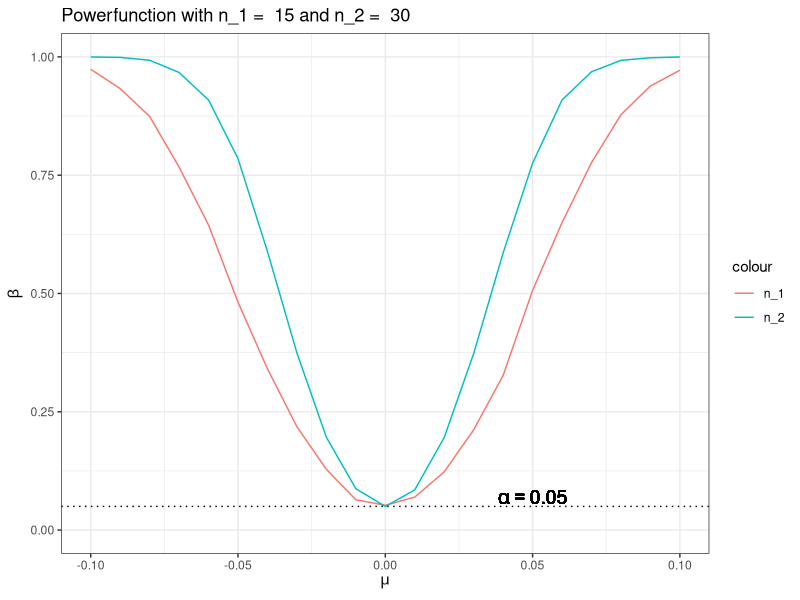

This figure's R source:
#Powerfunction - Version: 20.10.2019
library("tidyverse")

#Function that returns a vector around mu_0 
mu_vec <- function(mu_0){
  mu_upper <- seq (from = mu_0, to = mu_0+0.1, by=0.01)
  mu_lower <- seq (from = mu_0-0.1, to = mu_0, by=0.01)
  mu <- unique(sort(c(mu_lower, mu_upper)))
}

#Powerfunction that returns a vector with beta-Values
powerfunction <- function(mu_0, sigma, alpha, n, R){
  #Create a vetor around mu_0
  mu <- mu_vec(mu_0)
  
  #Create an empty Matrix that will hold the D-values for different levels of mu
  D_mat <- matrix(nrow = R, ncol = length(mu))
  
  #Create an empty vector that will hold the beta-values
  b_vec <- integer(length(mu))
  
  #Fill the Matrix and the beta-vector
  for (m in 1:length(mu)) {
    for (r in 1:R) { 
      data <- rnorm(n, mu[m], sigma)
      Zobs <- (sqrt(n)*(mean(data)- mu_0))/sigma
      Zcrit <- qnorm(p = 1-alpha/2)
      if(abs(Zobs) > Zcrit) {
        D_mat[r,m] <- 1
      } else {
        D_mat[r,m] <- 0
      } 
    } 
    b_vec[m] <- mean(D_mat[,m])
  }
  
  return(b_vec)
}

#Function to create a dataset for different levels of mu and n
createData <- function(mu_0, n, alpha){
  ret <- data.frame("mu" = mu_vec(mu_0), 
                    "bet"= powerfunction(mu_0=mu_0, sigma=0.1, alpha=alpha, n=n, R=10000))
  return (ret)
}

#Function to plot the powerfunction for a given n
plotTest <- function(mu_0, n, alpha){
  
  da <- createData(mu_0, n, alpha)
  ggplot(data=da, aes(x=da$mu, y=da$bet)) +
    geom_line() +
    geom_hline(yintercept=alpha, lty=3) +
    geom_text(aes(x=mu_0+0.05, y=alpha+0.02, 
                  label=paste('alpha==', toString(alpha), sep="")), 
              parse=TRUE, size=5) +
    labs(
      title = paste('Powerfunction of the two-sided Z-Test with n=',
                    toString(n), 
                    sep=""),
      x = expression(mu),
      y = expression(beta)
    ) + 
    theme_bw()
}

#Function to plot the powerfunction for two different n's 
#to compare the results
plotTwoTests <- function(mu_0, n_1, n_2, alpha){
  da_1 <- createData(mu_0, n_1, alpha)
  da_2 <- createData(mu_0, n_2, alpha)
  da <- data.frame("mu"=da_1$mu, "bet_1" =  da_1$bet, "bet_2" = da_2$bet)
  ggplot(data=da, aes(x=da$mu, y=da_1$bet)) +
    ylim(0,1) +
    geom_line(aes(y = da$bet_1, colour = "darkblue")) +
    geom_line(aes(y = da$bet_2, colour = "red")) +
    scale_color_discrete(labels = c("n_1", "n_2")) +
    geom_hline(yintercept = alpha, lty = 3) +
    geom_text(aes(x = mu_0 + 0.05, y = alpha + 0.02, 
                  label = paste('alpha == ', toString(alpha), sep = "")), 
              parse = TRUE, size = 5) +
    labs(
      title  =  paste('Powerfunction with n_1 = ',
                    toString(n_1), 
                    'and n_2 = ',
                    toString(n_2),
                    sep = " "),
      x  =  expression(mu),
      y  = expression(beta)
    ) + 
    theme_bw()
  
}


#Drawing, choose either one of the two functions.
#plotTest(0, 35, 0.1)
plotTwoTests(mu_0 = 0, n_1 = 15, n_2 = 30, alpha = 0.05)
